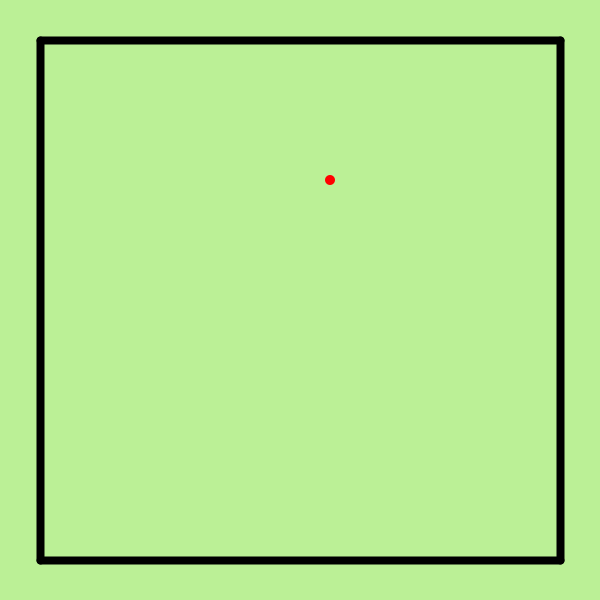
Frame 1 (no input)
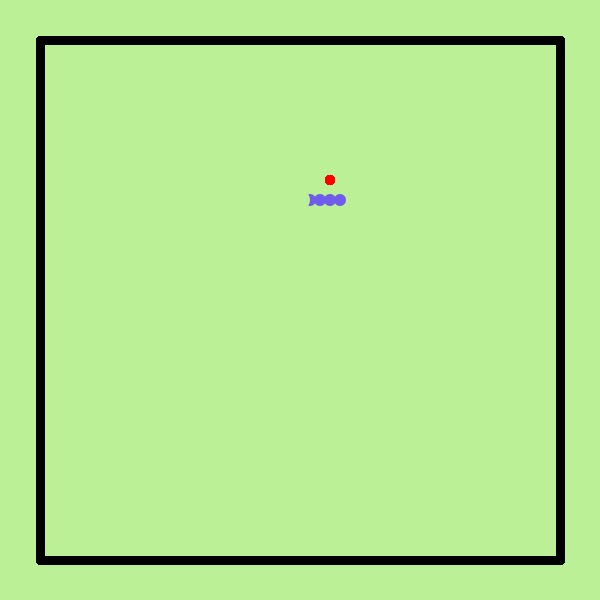
Frame 60 (the mouse pressed at the canvas centre just before this capture)
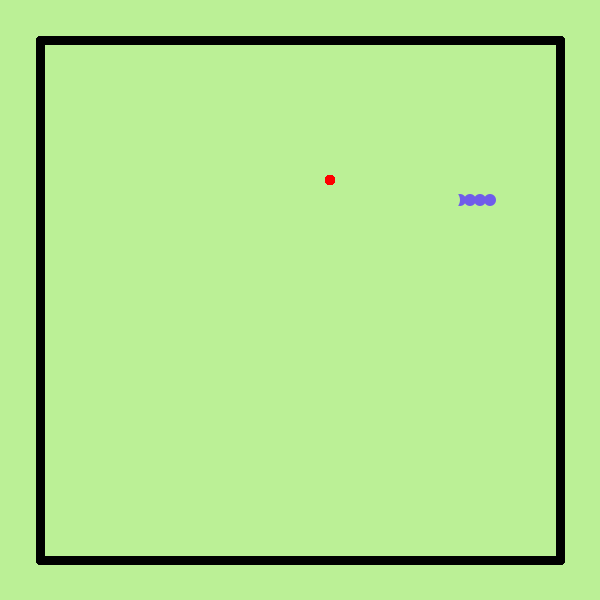
Frame 120 (the mouse held since frame 60 and released just before this capture)

The Processing sketch that drew these frames (run headless with seeded random() and noise(); from frame 60 on, the mouse is pressed at the canvas centre):

// Processing sketch: Snake_Midterm
// ── Snake_Midterm.pde
//Karla Medina 
//Midterm Game
//Youtube References: The Coding Train, & KTByte
//Other References: API, Processing Cheat Sheet document


//These are the variables necessary to plot...
//...the game movements and boundaries.
int direction=0;
int snakelength=4;
int time=0;
int foodx=(5);
int foody=(5);
//int foody=(int(random(47))+1)*10;
int[] headx= new int[5000];
int[] heady= new int[5000];
boolean restart=true;
boolean GAMEOVER=false;  

void setup() {
  restart();
  background(187, 240, 150);
  size(600, 600);
  textAlign(CENTER);
}

void draw() {
  //Black lines that form a square on the screen. 
  stroke(0);
  strokeWeight(8);
  line(width-560, height-560, width-560, height-40);//right
  line(width-40, height-560, width-40, height-40);//left
  line(width-560, height-560, width-40, height-560);//up
  line(width-560, height-40, width-40, height-40);//down 
  //maybe have its own method
  //If the game is over, NOTHING will happen.
  //Otherwise the apple will move around the screen.
  if (GAMEOVER)          
  {
  } else {
    time++;    
    //gameplay();
    //All that is displayed is the apple moving around.
    //The apple is red with no stroke around it.
    fill(255, 0, 0);
    noStroke();
    ellipse(foodx, foody, 10, 10);
    //framerate && how fast the snake is moving
    //'Create artificial frames'. 
    //If number is too high, apple will go way to slow. 
    //If the number is too low, apple will move to fast.
    if ((time % 4)==0)
    {
      //Call the methods made //for each things displayed or us//ed. 
      display();
      move();
      boundary();
    }
  }
}

// ── Boundaries.pde
//This marks the end of the game. 
//It checks if the snake is dead or alive.
//Keeps the snake inside the marked game lines. 
void boundary() {
  for (int i=2; i<=snakelength; i++)
  {
    //If the head of the snake eats its tail, it dies.
    //Game over is true and the end screen appears.
    if (headx[1]==headx[i] && heady[1]==heady[i])
    {

      fill(0);
      text("GAME OVER", 300, 250);
      text("Snake Growth:" + (snakelength-1), 300, 275);
      text("Press RETURN to RESTART", 300, 305);
      GAMEOVER=true;
    }
    //ALSO...
    //Snake borders. Should stay on screen. 
    //If snake touches any of the edges it dies and game over screen shows up.
    //If snake head 'x,y' coordinates are withing the game borders.
    //If snake touches the edges it fill die and game will give option to start over.
    if (headx[1]>=(width-40) || heady[1]>=(height-40) || headx[1]<=(width-560) || heady[1]<=(height-560))
    {
      //Text that appears when snake is out of bound.
      fill(0);  
      textSize(30);
      text("GAME OVER", 300, 250);
      text("Snake Growth:" + (snakelength-1), 300, 275);
      text("Press SHIFT to RESTART", 300, 305);
      //If everything above happens, gameover would be true. 
      GAMEOVER=true;
    }
  }
}

// ── Display.pde

//displays snake and apple
//If the Snake head meets up to the apple, it will eat the apple. 
//If apple eatan, Snake will grow randomly by 4 but multiply by 2 to get longer quicker.
void display() {  
  if (headx[1]==foodx && heady[1]==foody) { 
    snakelength = snakelength + int(random(4)*2);
    //When apple it eatan, it will display somewhere else.
    restart=true;
    while (restart) {
      foodx=(int(random(40))+8)*10;
      foody=(int(random(40))+8)*10;
      for (int i=1; i<snakelength; i++) {     
        if (foodx==headx[i] && foody==heady[i]) {
          restart=true;
        } else {
          restart=false;
        }
      }
    }
  }

  //Snakes head is a bit bigger than the apple to eat it all.
  //Begins with a new head.
  //background(187, 240, 150);
  //stroke(187, 240, 150);
  noStroke();  
  fill(111, 92, 234); 
  ellipse(headx[1], heady[1], 12, 12);
  fill(187, 240, 150);
  ellipse(headx[snakelength], heady[snakelength], 20, 20);
}

// ── KeyPressed.pde
//The controls to the game. Arrows on Keyboard.
//Snake will move only forward. It can not go back into itself.
//Almost as if it is moving in degrees. 
//90 degrees UP if it is coming from 270 degrees which is directly down. and vise versa.
//180 degrees LEFT if coming from RIGHT which is directly opposite at 0 degrees.
//SHIFT will call everything is the restart method. Game Starts Over.
//previous body segmant in front of direction.
void keyPressed() {
  if (key == CODED) {
    if (keyCode == UP && direction!=270 && (heady[1]-10)!=heady[2])
    {
      direction=90; //^
    }
    if (keyCode == DOWN && direction!=90 && (heady[1]+10)!=heady[2])
    {
      direction=270;
    }
    if (keyCode == LEFT && direction!=0 && (headx[1]-10)!=headx[2])
    {
      direction=180;//<
    }
    if (keyCode == RIGHT && direction!=180 && (headx[1]+10)!=headx[2])
    {
      direction=0;//>
    }
    if (keyCode == SHIFT)
    {
      restart();
    }
  }
}

// ── Move.pde
//When snake is moved it has to know it's new position.  
void move() {
  //Loop for the creation of snake.
  for (int i=snakelength; i>0; i--)  
  {
    //If i is NOT equal to 1 something will happen.
    if (i!=1)
    {
      //All coordinates will shift back one array.
      headx[i]=headx[i-1];
      heady[i]=heady[i-1];
    } else {
      //Case labels happen if the switch parameter matches.
      //Found these easier than listing everything seperately.
      //Shows which way and how to move when at that direction.
      //move new spot for the head of the snake, which is always at headx[1] and heady[1].
      switch(direction) {
      case 0:
        headx[1]+=10;
        break;
      case 90:
        heady[1]-=10;
        break;
      case 180:
        headx[1]-=10;
        break;
      case 270:
        heady[1]+=10;
        break;
      }
    }
  }
}

// ── Restart.pde
void restart() {
  //Shift key restarts the game.  
  //Once reset everything goes back to the beginning...
  //...and apple chooses it's new spot. 
  //Always reset the background, or else... 
  //...images will display on top of each other.
  background(187, 240, 150);
  headx[1]=200;
  heady[1]=200;
  for (int i=2; i<1000; i++)
  {
    headx[i]=0;
    heady[i]=0;
  }
  GAMEOVER=false;
  foodx=(int(random(40))+8)*10;
  foody=(int(random(40))+8)*10;
  snakelength=5;
  time=0;
  direction=0;
  restart=true;
}
